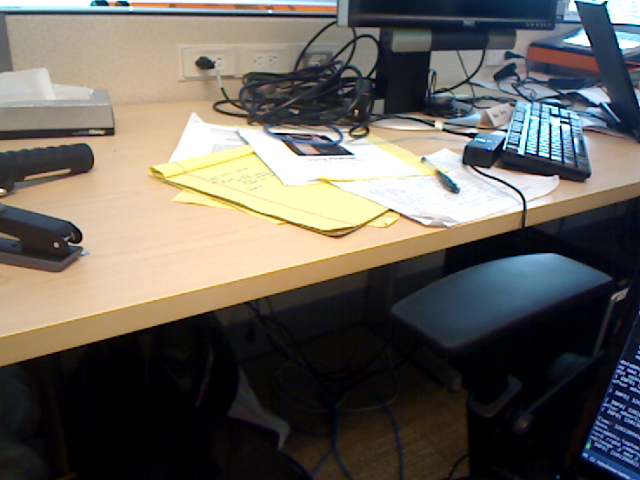
#> input picture TASK 7/desk_2_1.png, 640 x 480 px, found by its file name; its folder holds 4 pictures in this run
$ python model.py
#> lines starting #> are read from the running program, lines starting #| are printed output that depends on the picture; after the words box and inside, x2 and y2 are one past the last pixel; in counts of white or black regions, pixels touching at a corner belong together
import numpy as np
import cv2
import open3d as o3d
import os
import copy
import matplotlib.pyplot as plt
from pathlib import Path
import scipy.io
from tqdm import tqdm
import warnings
import time

class RobustMultiViewGenerator:
    def __init__(self, dataset_path, bbox_data=None, total_views=20, camera_intrinsics=None):
        """
        Initialize the robust multi-view point cloud generator with progress tracking
        """
        self.dataset_path = dataset_path
        self.bbox_data = bbox_data
        self.total_views = total_views

        # Camera intrinsics
        if camera_intrinsics is None:
            self.fx = 525.0
            self.fy = 525.0
            self.cx = 319.5
            self.cy = 239.5
        else:
            self.fx, self.fy, self.cx, self.cy = camera_intrinsics

        self.depth_scale = 1000.0

    def load_rgbd_pair(self, color_path, depth_path):
        """Load RGB and depth image pair"""
        color_image = cv2.imread(color_path)
#> color_image is the input picture: shape (480, 640, 3); mean B, G, R 91.4, 98.4, 103
        if color_image is None:
            raise ValueError(f"Could not load color image: {color_path}")
        color_image = cv2.cvtColor(color_image, cv2.COLOR_BGR2RGB)

        depth_image = cv2.imread(depth_path, cv2.IMREAD_UNCHANGED)
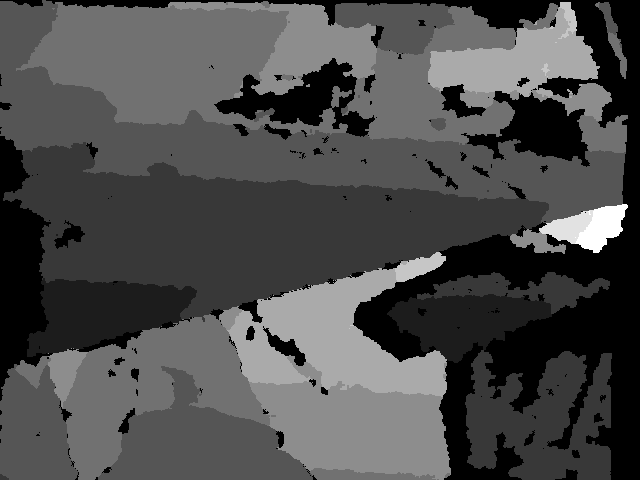
#> input picture TASK 7/desk_2_1_depth.png, 640 x 480 px, found by its file name
#> depth_image is the input picture: shape (480, 640) uint16; min 0, max 2503, mean 785.1
        if depth_image is None:
            raise ValueError(f"Could not load depth image: {depth_path}")

        return color_image, depth_image

    def rgbd_to_pointcloud(self, color_image, depth_image):
        """Convert RGB-D pair to point cloud"""
        height, width = depth_image.shape
#> height = 480; width = 640
        u, v = np.meshgrid(np.arange(width), np.arange(height))

        # Convert depth to meters
        depth_m = depth_image.astype(np.float32) / self.depth_scale
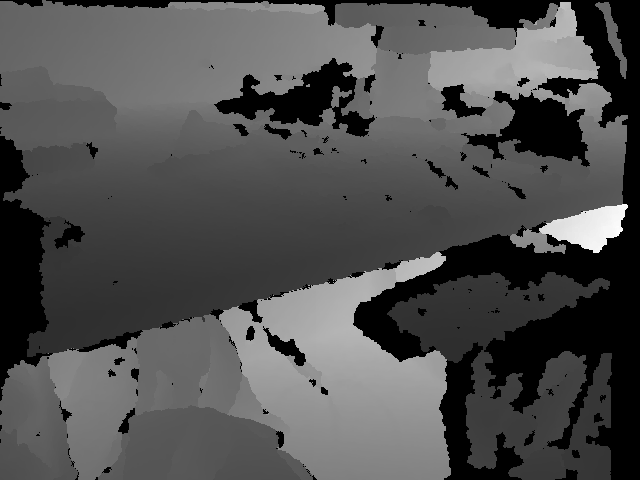
#> depth_m: shape (480, 640) float32; min 0, max 2.5, mean 0.785; drawn with min black and max white

        # Filter valid depth values
        valid_mask = (depth_m > 0.1) & (depth_m < 5.0)
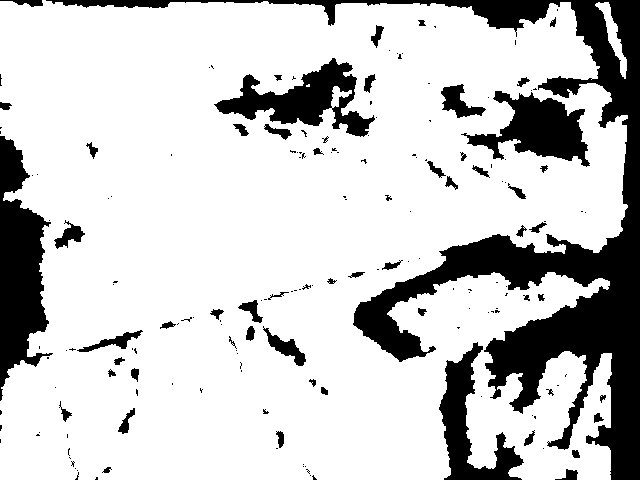
#> valid_mask: shape (480, 640) bool; 79.3% white; 178 black regions (120 under 20 px), largest, box (x1, y1, x2, y2) and area: (46, 0, 640, 480) 36163, (0, 136, 53, 401) 7855, (214, 58, 375, 137) 4960

        # Calculate 3D coordinates
        x = (u - self.cx) * depth_m / self.fx
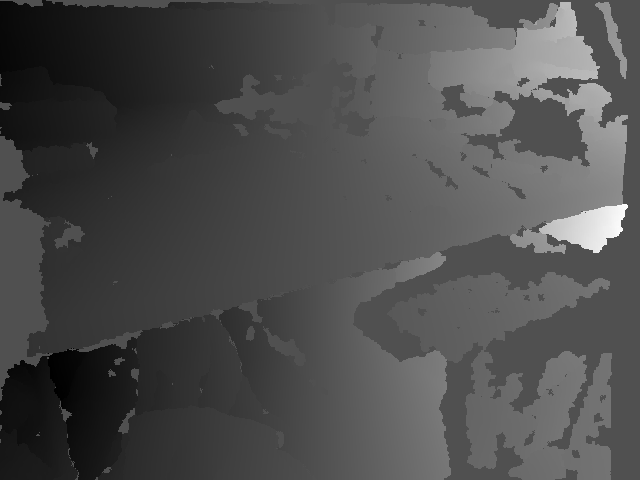
#> x: shape (480, 640) float64; min -0.669, max 1.44, mean -0.0276; drawn with min black and max white
        y = (v - self.cy) * depth_m / self.fy
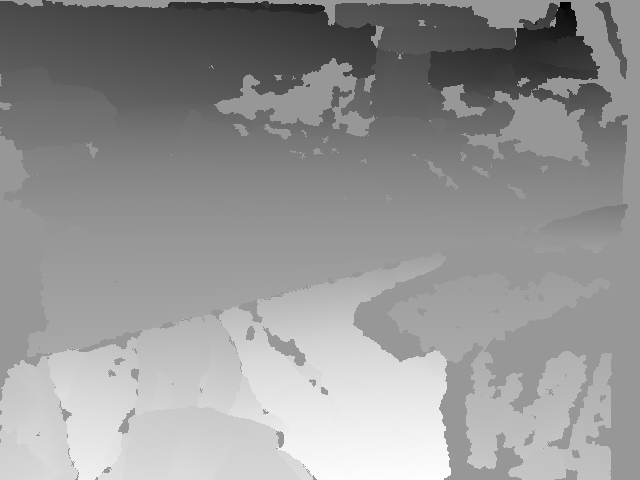
#> y: shape (480, 640) float64; min -0.857, max 0.588, mean -0.0102; drawn with min black and max white
        z = depth_m

        # Apply valid mask
        x_valid = x[valid_mask]
        y_valid = y[valid_mask]
        z_valid = z[valid_mask]
        colors = color_image[valid_mask] / 255.0

        points = np.stack([x_valid, y_valid, z_valid], axis=1)

        return points, colors

    def create_point_cloud(self, points, colors):
        """Create Open3D point cloud object"""
        pcd = o3d.geometry.PointCloud()
        pcd.points = o3d.utility.Vector3dVector(points)
        pcd.colors = o3d.utility.Vector3dVector(colors)
        return pcd

    def preprocess_point_cloud(self, pcd, voxel_size=0.005):
        """Preprocess point cloud for better registration"""
        # Remove outliers
        pcd_filtered, _ = pcd.remove_statistical_outlier(nb_neighbors=20, std_ratio=2.0)

        # Downsample
        pcd_down = pcd_filtered.voxel_down_sample(voxel_size)

        # Estimate normals
        pcd_down.estimate_normals(
            search_param=o3d.geometry.KDTreeSearchParamHybrid(radius=voxel_size * 2, max_nn=30))

        return pcd_down

    def generate_selected_pointclouds(self, view_indices=None):
        """Generate point clouds for selected views with progress tracking"""
        if view_indices is None:
            view_indices = np.linspace(1, 95, 20, dtype=int)

        pointclouds = []

        print(f"🔄 Generating {len(view_indices)} selected point clouds...")
        print(f"📋 Selected views: {view_indices}")

        # Progress bar for point cloud generation
        pbar = tqdm(view_indices, desc="Generating point clouds", unit="view")

        for i in pbar:
            color_path = os.path.join(self.dataset_path, f"desk_2_{i}.png")
            depth_path = os.path.join(self.dataset_path, f"desk_2_{i}_depth.png")

            pbar.set_postfix({"Current": f"View {i}"})

            if not os.path.exists(color_path) or not os.path.exists(depth_path):
                print(f"⚠️  Skipping image {i}: files not found")
                continue

            try:
                # Load images
                color_image, depth_image = self.load_rgbd_pair(color_path, depth_path)

                # Convert to point cloud
                points, colors = self.rgbd_to_pointcloud(color_image, depth_image)
                pcd = self.create_point_cloud(points, colors)

                # Preprocess for better registration
                pcd_processed = self.preprocess_point_cloud(pcd)

                pointclouds.append({
                    'pcd': pcd_processed,
                    'original': pcd,
                    'image_idx': i
                })

                # Save individual point cloud
                o3d.io.write_point_cloud(f"individual_desk_{i}.ply", pcd_processed)

            except Exception as e:
                print(f"❌ Error processing image {i}: {e}")
                continue

        pbar.close()
        print(f"✅ Successfully generated {len(pointclouds)} point clouds")
        return pointclouds

    # [242 lines left out: functions compute_fpfh_features, pairwise_registration, optimized_multiway_registration, combine_aligned_pointclouds, detect_and_track_objects_robust, create_object_tracking_visualization and 1 more, not called in this run]

def load_and_parse_bboxes(mat_file_path):
    """Load and parse bounding box data from .mat file"""
    try:
        mat_data = scipy.io.loadmat(mat_file_path)
        bboxes = mat_data['bboxes']

        parsed_bboxes = []

        for i in range(bboxes.shape[1]):
            try:
                bbox_obj = bboxes[0, i]

                if bbox_obj is not None and len(bbox_obj) > 0:
                    bbox_data = bbox_obj[0]

                    if len(bbox_data) == 6:
                        category = str(bbox_data[0][0]) if len(bbox_data[0]) > 0 else "unknown"
                        instance = int(bbox_data[1][0][0]) if bbox_data[1].size > 0 else 0
                        top = int(bbox_data[2][0][0]) if bbox_data[2].size > 0 else 0
                        bottom = int(bbox_data[3][0][0]) if bbox_data[3].size > 0 else 0
                        left = int(bbox_data[4][0][0]) if bbox_data[4].size > 0 else 0
                        right = int(bbox_data[5][0][0]) if bbox_data[5].size > 0 else 0

                        parsed_bbox = {
                            'category': category,
                            'instance': instance,
                            'top': top,
                            'bottom': bottom,
                            'left': left,
                            'right': right,
                            'bbox_coords': [left, top, right, bottom]
                        }

                        parsed_bboxes.append(parsed_bbox)

            except Exception as e:
                continue

        return parsed_bboxes

    except Exception as e:
        print(f"❌ Error loading MATLAB file: {e}")
        return None

def main_robust_20_views():
    """Main function for robust 20-view processing with progress tracking"""

    # Configuration
    dataset_path = "desk_dataset/rgbd-scenes/desk/desk_2/"
    mat_file_path = "desk_dataset/rgbd-scenes/desk/desk_2.mat"
    total_views = 20
    camera_intrinsics = (525.0, 525.0, 319.5, 239.5)

    print("="*80)
    print("🚀 ROBUST 20-VIEW PROCESSING WITH PROGRESS TRACKING")
    print("="*80)

    # Load bounding box data
    print("\n1️⃣ Loading bounding box data from .mat file...")
    bbox_data = load_and_parse_bboxes(mat_file_path)
    if bbox_data:
        print(f"✅ Loaded {len(bbox_data)} bounding boxes")

    # Initialize generator
    generator = RobustMultiViewGenerator(dataset_path, bbox_data, total_views, camera_intrinsics)

    try:
        # Step 1: Generate point clouds for 20 selected views
        print("\n2️⃣ GENERATING 20 SELECTED POINT CLOUDS")
        print("-" * 60)
        selected_views = np.linspace(1, 95, 20, dtype=int)
        pointclouds = generator.generate_selected_pointclouds(selected_views)

        if not pointclouds:
            print("❌ No point clouds generated. Check your dataset path and files.")
            return None

        # Step 2: Perform optimized multiway registration
        print("\n3️⃣ PERFORMING OPTIMIZED MULTIWAY REGISTRATION")
        print("-" * 60)
        aligned_pointclouds = generator.optimized_multiway_registration(pointclouds)

        # Step 3: Combine all aligned point clouds
        print("\n4️⃣ COMBINING ALL 20 ALIGNED POINT CLOUDS")
        print("-" * 60)
        final_pcd = generator.combine_aligned_pointclouds(aligned_pointclouds)

        if final_pcd is None:
            print("❌ Failed to combine point clouds")
            return None

        # Step 4: Robust object detection and tracking
        print("\n5️⃣ ROBUST OBJECT DETECTION AND TRACKING")
        print("-" * 60)
        bounding_boxes, object_info = generator.detect_and_track_objects_robust(final_pcd)

        print(f"🎯 Detected {len(bounding_boxes)} objects in the scene")

        # Step 5: Save results
        print("\n6️⃣ SAVING RESULTS")
        print("-" * 60)

        # Save final combined model
        final_path = "final_robust_20_view_desk_model.ply"
        o3d.io.write_point_cloud(final_path, final_pcd)
        print(f"💾 Final combined model saved as: {final_path}")

        # Save object tracking data
        generator.save_object_tracking_data(object_info, "desk_object_tracking_robust_20views.json")

        # Create mesh (optional)
        try:
            print("🔄 Creating mesh from combined point cloud...")
            final_pcd.estimate_normals()
            mesh, _ = o3d.geometry.TriangleMesh.create_from_point_cloud_poisson(final_pcd, depth=9)
            mesh_path = "final_robust_20_view_desk_mesh.ply"
            o3d.io.write_triangle_mesh(mesh_path, mesh)
            print(f"💾 Mesh saved as: {mesh_path}")
        except Exception as e:
            print(f"⚠️  Mesh creation failed: {e}")

        # Step 6: Visualization
        print("\n7️⃣ VISUALIZING RESULTS WITH OBJECT TRACKING")
        print("-" * 60)

        # Create visualization with bounding boxes
        geometries = generator.create_object_tracking_visualization(final_pcd, bounding_boxes)

        print("🎨 Opening 3D visualization...")
        o3d.visualization.draw_geometries(geometries,
                                        window_name="Robust 20-View Desk Model with Object Tracking",
                                        width=1400,
                                        height=1000,
                                        left=50,
                                        top=50)

        # Print object summary
        print("\n8️⃣ OBJECT TRACKING SUMMARY")
        print("-" * 60)
        for obj in object_info:
            print(f"🎯 Object {obj['id']}: {obj['points']} points, "
                  f"center at {[f'{x:.3f}' for x in obj['center']]}, "
                  f"size {[f'{x:.3f}' for x in obj['size']]}")

        print("\n" + "="*80)
        print("✅ ROBUST 20-VIEW PROCESSING COMPLETED SUCCESSFULLY!")
        print("="*80)
        print(f"📁 Final model: {final_path}")
        print(f"📁 Object tracking data: desk_object_tracking_robust_20views.json")
        print(f"📁 Individual models: individual_desk_*.ply")
        print(f"📁 Aligned models: aligned_desk_*.ply")
        print(f"🎯 Total objects detected: {len(bounding_boxes)}")
        print(f"📊 Selected views: {selected_views}")

        return final_pcd, bounding_boxes, object_info

    except Exception as e:
        print(f"❌ Error in robust 20-view processing: {e}")
        import traceback
        traceback.print_exc()
        return None

if __name__ == "__main__":
    # Required packages: pip install opencv-python open3d numpy matplotlib scipy tqdm

    print("🚀 Starting robust 20-view processing with progress tracking...")

    # Run main processing
    result = main_robust_20_views()

    if result is not None:
        final_pcd, bounding_boxes, object_info = result
        print("\n🎉 Robust 20-view processing completed successfully!")
        print("All Qhull errors have been handled gracefully!")
    else:
        print("\n❌ Processing failed. Please check the error messages above.")
